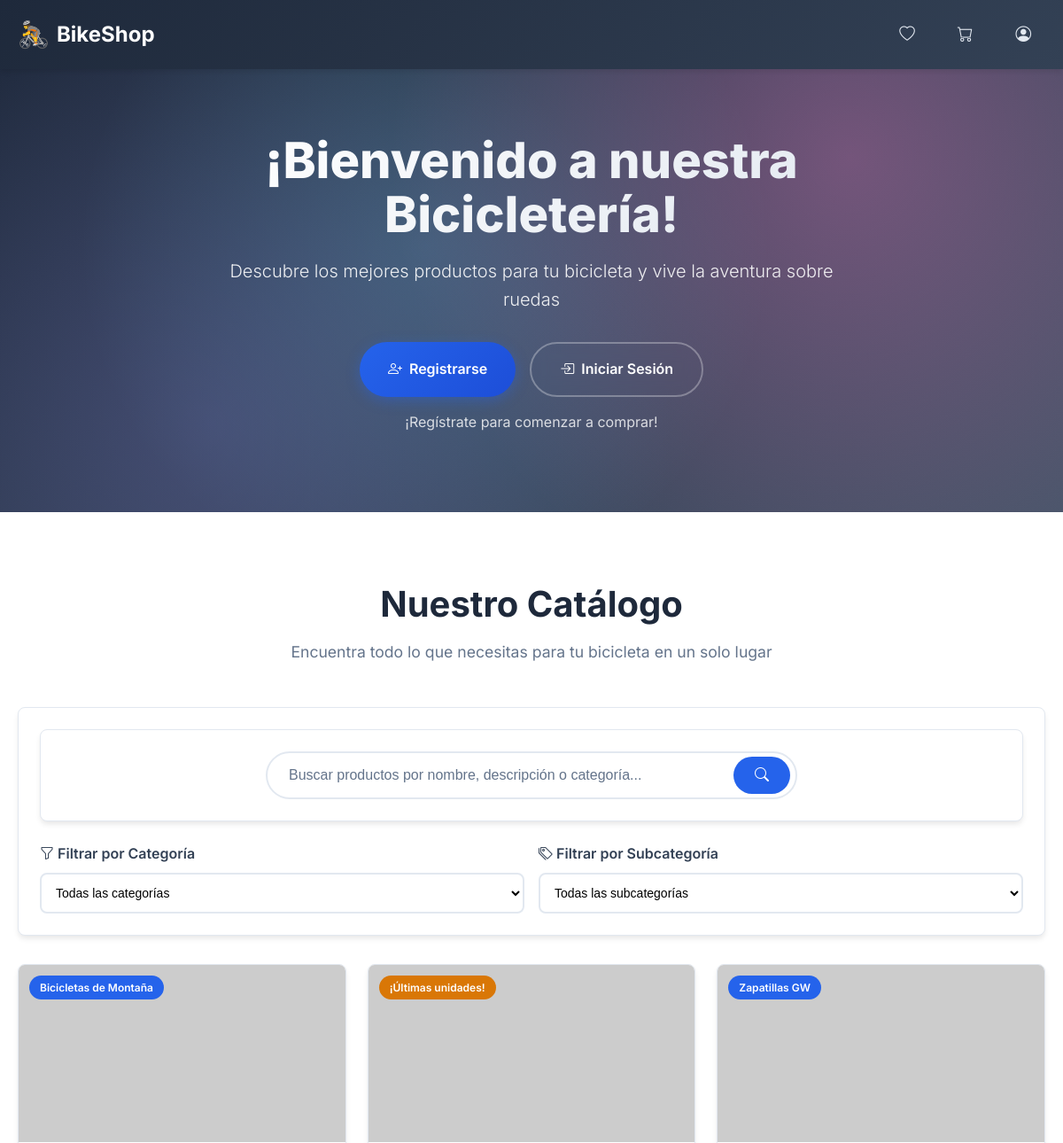
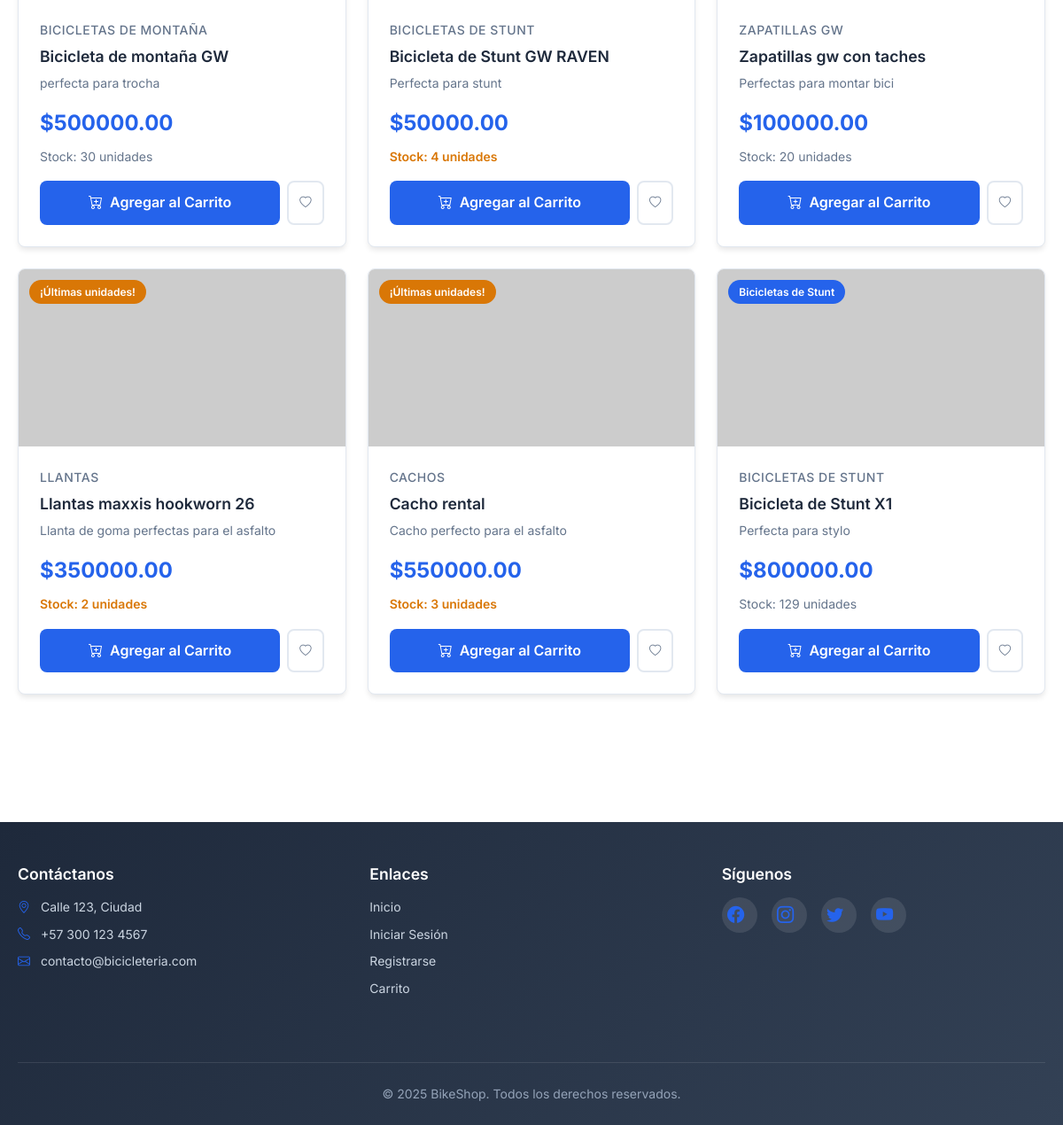
The app's page /products/catalog with its own data (2 pictures, top to bottom).
### models/product.py (models this page shows, shortened)
class Product(db.Model):
    __tablename__ = 'productos'
    id = db.Column(db.Integer, primary_key=True)
    nombre = db.Column(db.String(100), nullable=False)
    descripcion = db.Column(db.String(255))
    precio = db.Column(db.Float, nullable=False)
    stock = db.Column(db.Integer, nullable=False)
    url_imagen = db.Column(db.String(255))
    subcategoria_id = db.Column(db.Integer, db.ForeignKey('subcategorias.id'), nullable=False)
    subcategoria = db.relationship('Subcategoria', back_populates='productos')

### models/subcategoria.py (models this page shows, shortened)
class Subcategoria(db.Model):
    __tablename__ = 'subcategorias'
    id = db.Column(db.Integer, primary_key=True)
    nombre = db.Column(db.String(100), nullable=False)
    categoria_id = db.Column(db.Integer, db.ForeignKey('categorias.id'), nullable=False)
    productos = db.relationship('Product', back_populates='subcategoria')

### routes/products.py (the view)
@products_bp.route('/catalog')
def catalog():
    products = Product.query.all()
    return render_template('catalog.html', products=products)

### templates/catalog.html (shortened to what this page needs)
{% extends 'base.html' %}
{% block content %}
<section class="hero">
    <div class="hero-background"></div>
    <div class="hero-content">
        <h1 class="hero-title">¡Bienvenido a nuestra Bicicletería!</h1>
        <p class="hero-subtitle">Descubre los mejores productos para tu bicicleta y vive la aventura sobre ruedas</p>
        {% if current_user.is_authenticated %}
            <div class="hero-buttons">
                <a href="#productos" class="hero-btn hero-btn-primary">
                    <i class="bi bi-bicycle"></i> Explorar Productos
                </a>
                <a href="{{ url_for('cart.cart') }}" class="hero-btn hero-btn-outline">
                    <i class="bi bi-cart"></i> Ver Carrito
                </a>
            </div>
            <p style="margin-top: 1rem; opacity: 0.8;">¡Hola, {{ current_user.nombre_usuario }}! Explora nuestro catálogo.</p>
        {% else %}
            <div class="hero-buttons">
                <a href="{{ url_for('auth.register') }}" class="hero-btn hero-btn-primary">
                    <i class="bi bi-person-plus"></i> Registrarse
                </a>
                <a href="{{ url_for('auth.login') }}" class="hero-btn hero-btn-outline">
                    <i class="bi bi-box-arrow-in-right"></i> Iniciar Sesión
                </a>
            </div>
            <p style="margin-top: 1rem; opacity: 0.8;">¡Regístrate para comenzar a comprar!</p>
        {% endif %}
    </div>
</section>
<section class="products-section" id="productos">
    <div class="container">
        <div class="section-header">
            <h2 class="section-title">Nuestro Catálogo</h2>
            <p class="section-subtitle">Encuentra todo lo que necesitas para tu bicicleta en un solo lugar</p>
        </div>
        <div class="filters-container">
            <div class="search-container mb-4">
                <form method="GET" action="{{ url_for('index') }}" class="search-form">
                    <div class="search-input-group">
                        <input type="text" name="search" class="search-input"
                               placeholder="Buscar productos por nombre, descripción o categoría..."
                               value="{{ request.args.get('search', '') }}">
                        <button type="submit" class="search-btn">
                            <i class="bi bi-search"></i>
                        </button>
                    </div>
                </form>
            </div>
            <form method="POST" id="filter-form">
                <div class="filters-row">
                    <div class="filter-group">
                        <label for="category_id" class="filter-label">
                            <i class="bi bi-funnel"></i> Filtrar por Categoría
                        </label>
                        <select name="category_id" id="category_id" class="filter-select" onchange="this.form.submit()">
                            <option value="">Todas las categorías</option>
                        </select>
                    </div>
                    <div class="filter-group">
                        <label for="subcategory_id" class="filter-label">
                            <i class="bi bi-tags"></i> Filtrar por Subcategoría
                        </label>
                        <select name="subcategory_id" id="subcategory_id" class="filter-select" onchange="this.form.submit()">
                            <option value="">Todas las subcategorías</option>
                        </select>
                    </div>
                </div>
            </form>
        </div>
        {% if products %}
            <div class="products-grid">
                {% for product in products %}
                    <div class="product-card">
                        <div class="product-image-container">
                            {% if product.url_imagen %}
                                <img src="{{ product.url_imagen }}" class="product-image" alt="{{ product.nombre }}">
                            {% else %}
                                <img src="/static/images/placeholder.png" class="product-image" alt="Sin imagen">
                            {% endif %}
                            {% if product.stock < 10 and product.stock > 0 %}
                                <div class="product-badge stock-low">¡Últimas unidades!</div>
                            {% elif product.stock == 0 %}
                                <div class="product-badge out-of-stock">Sin stock</div>
                            {% else %}
                                <div class="product-badge">{{ product.subcategoria.nombre if product.subcategoria else 'Producto' }}</div>
                            {% endif %}
                        </div>
                        <div class="product-info">
                            <div class="product-category">
                                {{ product.subcategoria.nombre if product.subcategoria else 'Sin categoría' }}
                            </div>
                            <h3 class="product-title">{{ product.nombre }}</h3>
                            <p class="product-description">{{ product.descripcion }}</p>
                            <div class="product-price">${{ "%.2f"|format(product.precio) }}</div>
                            <div class="product-stock {% if product.stock < 10 %}low{% endif %} {% if product.stock == 0 %}out{% endif %}">
                                {% if product.stock > 0 %}
                                    Stock: {{ product.stock }} unidades
                                {% else %}
                                    Sin stock disponible
                                {% endif %}
                            </div>
                            <div class="product-actions">
                                {% if current_user.is_authenticated %}
                                    <button type="button" class="add-to-cart-btn"
                                            data-product-id="{{ product.id }}"
                                            {% if product.stock == 0 %}disabled{% endif %}>
                                        <i class="bi bi-cart-plus"></i>
                                        {% if product.stock == 0 %}Sin Stock{% else %}Agregar al Carrito{% endif %}
                                    </button>
                                {% else %}
                                    <a href="{{ url_for('auth.login') }}" class="add-to-cart-btn"
                                       onclick="alert('Inicia sesión para agregar al carrito')">
                                        <i class="bi bi-cart-plus"></i> Agregar al Carrito
                                    </a>
                                {% endif %}
                                <button type="button" class="wishlist-btn" title="Agregar a favoritos">
                                    <i class="bi bi-heart"></i>
                                </button>
                            </div>
                        </div>
                    </div>
                {% endfor %}
            </div>
        {% endif %}
    </div>
</section>
{% endblock %}

### templates/base.html (shortened to what this page needs)
<!DOCTYPE html>
<html lang="es">
<head>
    <link rel="stylesheet" href="{{ url_for('static', filename='css/main.css') }}">
    <link rel="stylesheet" href="{{ url_for('static', filename='css/header.css') }}">
    <link rel="stylesheet" href="{{ url_for('static', filename='css/hero.css') }}">
    <link rel="stylesheet" href="{{ url_for('static', filename='css/products.css') }}">
    <link rel="stylesheet" href="{{ url_for('static', filename='css/forms.css') }}">
    <link rel="stylesheet" href="{{ url_for('static', filename='css/cart.css') }}">
    <link rel="stylesheet" href="{{ url_for('static', filename='css/footer.css') }}">
    <link rel="stylesheet" href="{{ url_for('static', filename='css/search.css') }}">
    <link rel="stylesheet" href="{{ url_for('static', filename='css/modals.css') }}">
    <link href="https://cdn.jsdelivr.net/npm/bootstrap-icons/font/bootstrap-icons.css" rel="stylesheet">
</head>
<body>
    <header class="header">
        <div class="container">
            <nav class="navbar">
                <a class="navbar-brand" href="{{ url_for('index') }}">BikeShop</a>
                <ul class="navbar-nav" id="navbarNav">
                    {% if current_user.is_authenticated %}
                        {% if current_user.rol == 'administrador' %}
                            <li><a class="nav-link" href="{{ url_for('dashboard.admin_panel') }}">
                                <i class="bi bi-gear"></i> Panel Admin
                            </a></li>
                        {% endif %}
                        <li><a class="nav-link" href="#" onclick="toggleWishlist()" title="Lista de Deseos">
                            <i class="bi bi-heart"></i>
                        </a></li>
                        <li><a class="nav-link cart-link" href="{{ url_for('cart.cart') }}">
                            <i class="bi bi-cart"></i>
                            <span class="cart-count">0</span>
                        </a></li>
                        <li><a class="nav-link" href="#" onclick="toggleProfile()" title="Mi Perfil">
                            <i class="bi bi-person-circle"></i>
                        </a></li>
                    {% else %}
                        <li><a class="nav-link" href="{{ url_for('auth.login') }}" title="Lista de Deseos">
                            <i class="bi bi-heart"></i>
                        </a></li>
                        <li><a class="nav-link" href="{{ url_for('auth.login') }}" title="Carrito">
                            <i class="bi bi-cart"></i>
                        </a></li>
                        <li><a class="nav-link" href="#" onclick="toggleGuestProfile()" title="Iniciar Sesión">
                            <i class="bi bi-person-circle"></i>
                        </a></li>
                    {% endif %}
                </ul>
            </nav>
        </div>
    </header>
    <main>
        {% block content %}{% endblock %}
    </main>
    <footer class="footer">
        <div class="container">
            <div class="footer-content">
                <div class="footer-grid">
                    <div class="footer-section">
                        <h5>Contáctanos</h5>
                        <p><i class="bi bi-geo-alt"></i> Calle 123, Ciudad</p>
                        <p><i class="bi bi-telephone"></i> +57 300 123 4567</p>
                        <p><i class="bi bi-envelope"></i> contacto@bicicleteria.com</p>
                    </div>
                    <div class="footer-section">
                        <h5>Enlaces</h5>
                        <ul>
                            <li><a href="{{ url_for('index') }}">Inicio</a></li>
                            <li><a href="{{ url_for('auth.login') }}">Iniciar Sesión</a></li>
                            <li><a href="{{ url_for('auth.register') }}">Registrarse</a></li>
                            <li><a href="{{ url_for('cart.cart') }}">Carrito</a></li>
                        </ul>
                    </div>
                    <div class="footer-section">
                        <h5>Síguenos</h5>
                        <div class="social-links">
                            <a href="#" class="social-link"><i class="bi bi-facebook"></i></a>
                            <a href="#" class="social-link"><i class="bi bi-instagram"></i></a>
                            <a href="#" class="social-link"><i class="bi bi-twitter"></i></a>
                            <a href="#" class="social-link"><i class="bi bi-youtube"></i></a>
                        </div>
                    </div>
                </div>
            </div>
            <div class="footer-bottom">
                <p>&copy; 2025 BikeShop. Todos los derechos reservados.</p>
            </div>
        </div>
    </footer>
</body>
</html>

### records on screen
Product: subcategoria "Bicicletas de Montaña", subcategoria "BICICLETAS DE MONTAÑA", nombre "Bicicleta de montaña GW", descripcion "perfecta para trocha", precio "500000.00", stock "30"
Product: shows "¡Últimas unidades!", subcategoria "BICICLETAS DE STUNT", nombre "Bicicleta de Stunt GW RAVEN", descripcion "Perfecta para stunt", precio "50000.00", stock "4"
Product: subcategoria "Zapatillas GW", subcategoria "ZAPATILLAS GW", nombre "Zapatillas gw con taches", descripcion "Perfectas para montar bici", precio "100000.00", stock "20"
Product: shows "¡Últimas unidades!", subcategoria "LLANTAS", nombre "Llantas maxxis hookworn 26", descripcion "Llanta de goma perfectas para el asfalto", precio "350000.00", stock "2"
Product: shows "¡Últimas unidades!", subcategoria "CACHOS", nombre "Cacho rental", descripcion "Cacho perfecto para el asfalto", precio "550000.00", stock "3"
Product: subcategoria "Bicicletas de Stunt", subcategoria "BICICLETAS DE STUNT", nombre "Bicicleta de Stunt X1", descripcion "Perfecta para stylo", precio "800000.00", stock "129"
